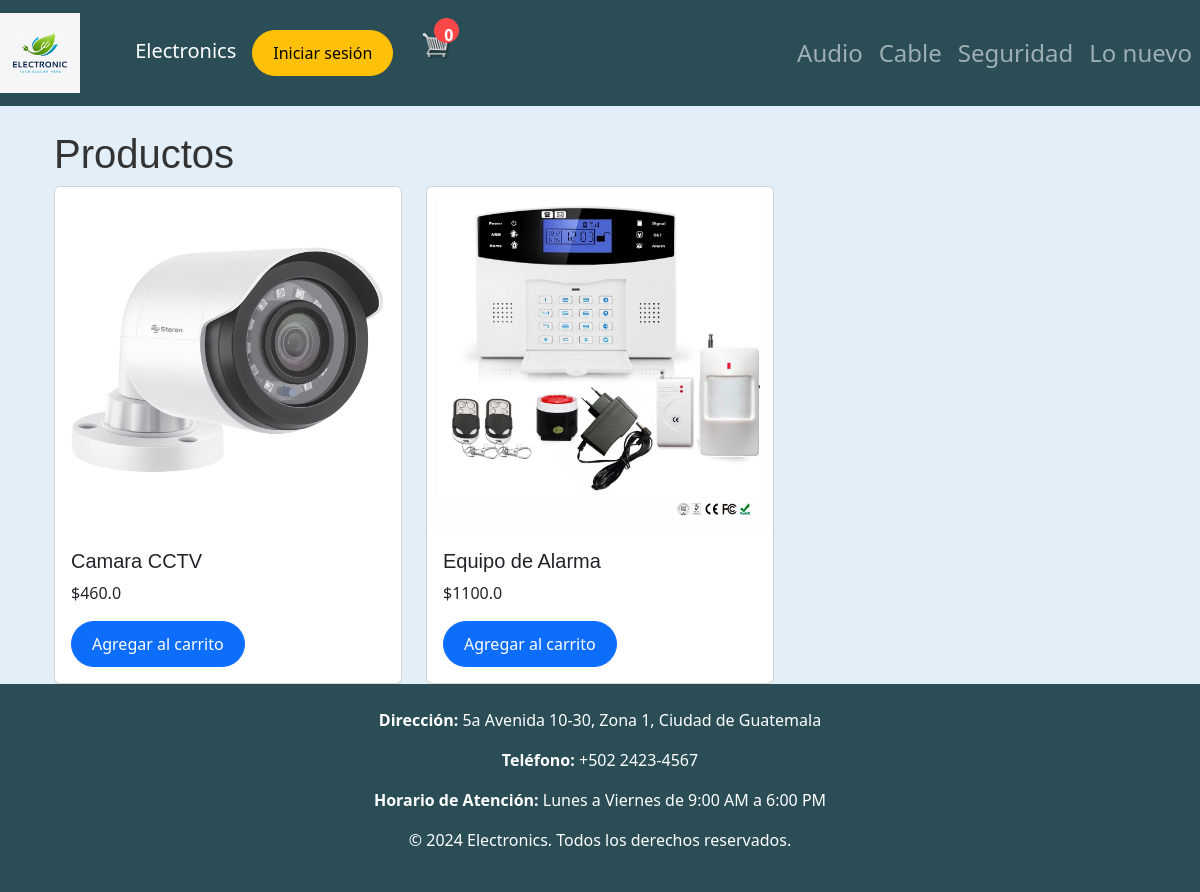
The app's page /categoria/seguridad/ with its own data.
### app/models.py (models this page shows, shortened)
class Product(models.Model):
    name = models.CharField(max_length=200, null=True)
    price = models.FloatField()
    digital = models.BooleanField(default=False, null=True, blank=True)
    image = models.ImageField(null=True, blank=True)
    category = models.CharField(max_length=200, choices=CATEGORY_CHOICES, null=True)  # Categoría del producto
    @property
    def imageURL(self):
        try:
            url = self.image.url
        except:
            url = ''
        return url

### app/views.py (the view)
# urls.py: path('categoria/<str:category>/', views.store, name='productos_categoria'),  # Aquí pasamos 'category' como parámetro
def store(request, category=None):
    if category:
        products = Product.objects.filter(category=category)
    else:
        products = Product.objects.all()
    cart_items = request.session.get('cart', {}).values()
    cart_items_count = sum(item['quantity'] for item in cart_items)
    context = {
        'products': products,
        'cartItems': cart_items_count,
    }
    return render(request, 'generales/store.html', context)

### app/templates/generales/store.html
{% extends 'generales/main.html' %}
{% load static %}
{% block content %}
    <div class="container">
        <h1>Productos</h1>
        <div class="row">
            {% for product in products %}
            <div class="col-md-4">
                <div class="card">
                    <img src="{{ product.imageURL }}" class="card-img-top" alt="{{ product.name }}">
                    <div class="card-body">
                        <h5 class="card-title">{{ product.name }}</h5>
                        <p class="card-text">${{ product.price }}</p>
                        <button class="btn btn-primary update-cart" data-product="{{ product.id }}" data-action="add">Agregar al carrito</button>
                    </div>
                </div>
            </div>
            {% empty %}
            <p>No hay productos en esta categoría.</p>
            {% endfor %}
        </div>
    </div>
{% endblock content %}

### statics/css/main.css (style rules this page uses)
body { background-color: hsl(207, 60%, 93%); }
h1,h2,h3,h4,h5,h6 { color: hsl(0, 0%, 20%); font-family: 'Arial', sans-serif; }
.btn { border-radius: 50px; padding: 10px 20px; font-size: 16px; transition: all 0.2s ease; }

### records on screen
Product: imageURL (picture), name "Camara CCTV", price "460.0"
Product: imageURL (picture), name "Equipo de Alarma", price "1100.0"

### other values on screen
{{ cartItems }} "0"
